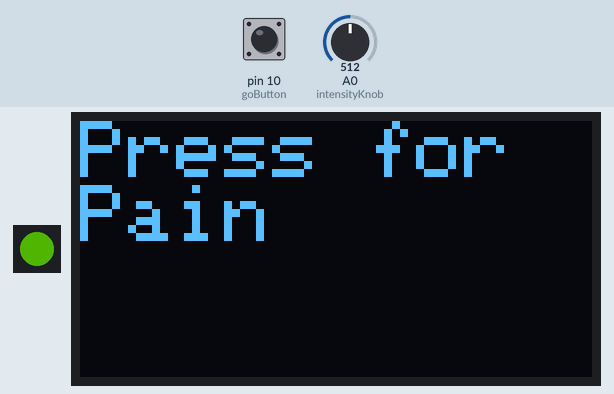
The sketch below on a simulated Arduino Uno, built with avr-gcc and run on an emulated ATmega328P. Shown: 1 RGB LEDs in strip order, left to right, 128×64 one-colour display. The inputs (shaded band) are chosen by the test bench; at power-on: A0 (intensityKnob) = 512, pin 10 (goButton) HIGH. Dim RGB values are drawn brighter than linear; random numbers use the default seed unless the sketch sets one.

Above: at 1.2 s.
1.3 s: A0 (intensityKnob) set to 499
At 2.5 s:
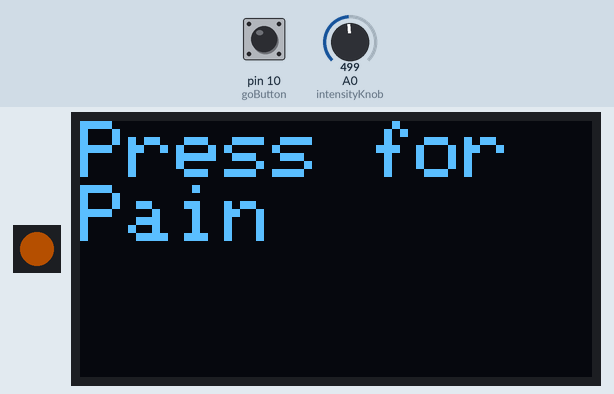
2.8 s: pin 10 (goButton) pulled LOW for 0.15 s
At 3.7 s:
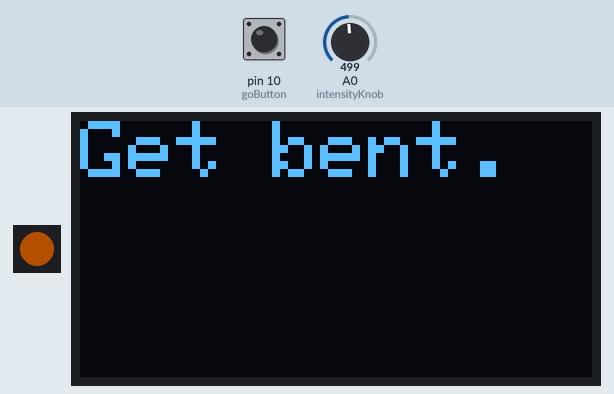
4.4 s: A0 (intensityKnob) set to 511
At 5.1 s:
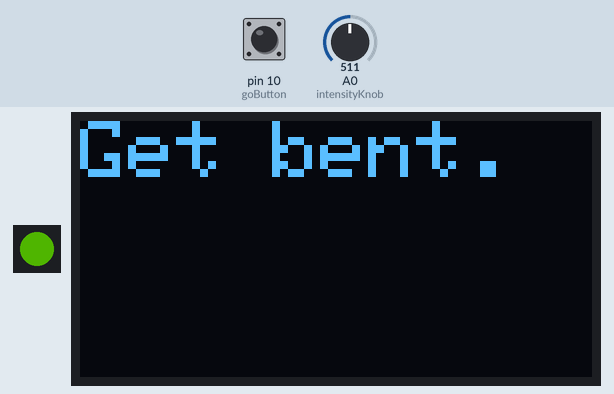
5.9 s: pin 10 (goButton) pulled LOW for 1 s
At 6.2 s:
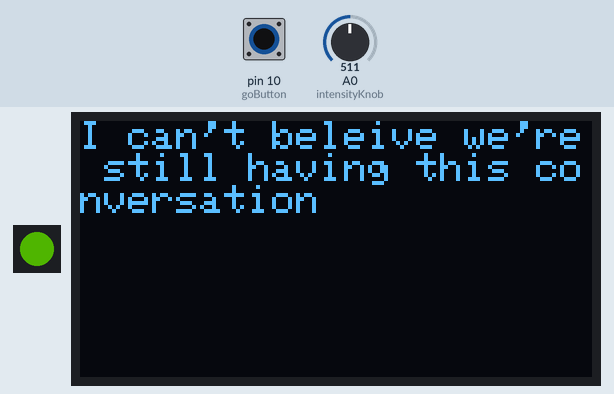
8.4 s: pin 10 (goButton) pulled LOW for 0.15 s
At 9.3 s:
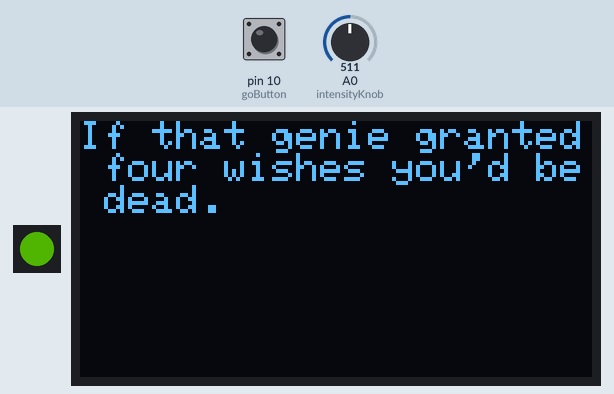
10.0 s: A0 (intensityKnob) set to 306
At 10.6 s:
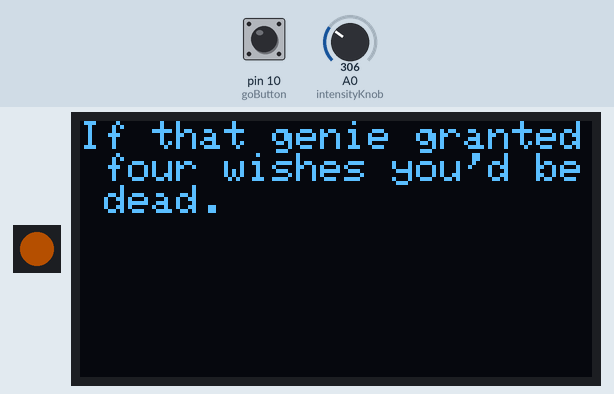
Timing chart, 0 to 12.5 s (numbered marks = the images above; inputs shaded):
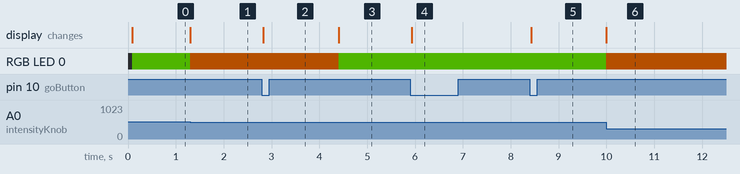

The sketch:

InsultGenerator0-6.ino
```cpp
//Insult Generator
//A terrible project of Jon Hanford
#include <SPI.h>
#include <Wire.h>
#include <Adafruit_GFX.h>
#include <Adafruit_SSD1306.h>
#include <Adafruit_NeoPixel.h>
#ifdef __AVR__
  #include <avr/power.h>
#endif


// Configure the pin connected OLED reset/RST.
// this isn't used, or present, but the thing borks if not defined.
#define OLED_RESET   4

// Configure orientation of the display.
// 0 = none, 1 = 90 degrees clockwise, 2 = 180 degrees, 3 = 270 degrees CW
#define ROTATION     0

// define a buotton
#define goButton  10
#define intensityKnob A0

// Data pin for RGB lamp
#define PIN            6

// How many NeoPixels are attached to the Arduino?
#define NUMPIXELS      1

// default texts for display
#define splash "Press for Pain"
#define error "Something went wrong"


// Create OLED and RGB global.
Adafruit_NeoPixel pixels = Adafruit_NeoPixel(NUMPIXELS, PIN, NEO_GRB + NEO_KHZ800);
Adafruit_SSD1306 display(OLED_RESET);

// define insults
// these are getting loaded into ROM because this is a lot
const char insult_1[] PROGMEM = "You Are Not Smart";
const char insult_2[] PROGMEM = "You Don't Smell Good";
const char insult_3[] PROGMEM = "People Don't Really Like You";
const char insult_4[] PROGMEM = "Your professional work is mediocre at best";
const char insult_5[] PROGMEM = "Your cooking is bland";
const char insult_6[] PROGMEM = "Your mother is so fat her doctor reccomended she limit her caloric intake";
const char insult_7[] PROGMEM = "You aren't bright enough to properly interpret this";
const char insult_8[] PROGMEM = "I wish I weren't being held by you";
const char insult_9[] PROGMEM = "Ugh.";
const char insult_10[] PROGMEM = "Please just stop.";
const char insult_11[] PROGMEM = "You aren't bright enough to properly interpret this.";
const char insult_12[] PROGMEM = "You are impressively dumb";
const char insult_13[] PROGMEM = "Barf factor five.";
const char insult_14[] PROGMEM = "Wow. You turned up the intensity on the machine that insults you. You're a fucking genius.";
const char insult_15[] PROGMEM = "You know, I think they have medication for that now.";
const char insult_16[] PROGMEM = "Perhaps it's best if you came with a warning label.";
const char insult_17[] PROGMEM = "You are a compelling argument against darwin's work.";
const char insult_18[] PROGMEM = "Get bent.";
const char insult_19[] PROGMEM = "lvl 2 insult 19. It's not a mistake. I just was too lazy to bother.";
const char insult_20[] PROGMEM = "Isn't there a one-way space mission you should be on?";
const char insult_21[] PROGMEM = "Facepalm. You again?";
const char insult_22[] PROGMEM = "Holy shit, what's that smell?";
const char insult_23[] PROGMEM = "I'm a robot and you're a waste of MY time.";
const char insult_24[] PROGMEM = "If that genie granted four wishes you'd be dead.";
const char insult_25[] PROGMEM = "For Real? THAT's your face?";
const char insult_26[] PROGMEM = "You're not totally worthless, you have value as a cautionary tale";
const char insult_27[] PROGMEM = "If you don't have anything nice to say - whatever, you suck.";
const char insult_28[] PROGMEM = "Cat Pee Smells Like You";
const char insult_29[] PROGMEM = "You're an emotional cripple, your soul is made of dog shit, and everything about you is ugly. ";
const char insult_30[] PROGMEM = "I can't beleive we're still having this conversation";
const char insult_31[] PROGMEM = "Storytellers will sing songs about your astounding half-wittedness for eons to come.";
const char insult_32[] PROGMEM = "Seriously why the fuck do you keep pressing this button?";
const char insult_33[] PROGMEM = "Fuck you, jackass.";
const char insult_34[] PROGMEM = "You're so creepy a search warrant will be issued for your crawl space.";
const char insult_35[] PROGMEM = "You're pheremones smell like taco farts.";
const char insult_36[] PROGMEM = "You're the patient zero of suck.";
const char insult_37[] PROGMEM = "I hope cancer cures you.";
const char insult_38[] PROGMEM = "Other people's parents blame you for their divorce.";
const char insult_39[] PROGMEM = "What's black and white and red all over? I don't know,  I'm distracted by my undying hatred of you.";
const char insult_40[] PROGMEM = "I hope you die on my birthday";


// define default variables for algorithm
int goButtonState = 1;
int lastGoButtonState = 1;
bool needToPaint = false;
int insultIndex = 0;
int indexMin = 1;
int indexMax = 5;
int rawIntensity = 0;
int niceIntensity = 1;
String insultText = error;
int redVal = 0;
int greenVal = 0;
int blueVal = 0;
int insultTextLength = 160;
const char* const insult_table[] PROGMEM = {insult_1,  insult_2,  insult_3,  insult_4, insult_5, insult_6, insult_7, insult_8, insult_9, insult_10, insult_11, insult_12, insult_13, insult_14, insult_15, insult_16, insult_17, insult_18, insult_19, insult_20, insult_21, insult_22, insult_23, insult_24, insult_25, insult_26, insult_27, insult_28, insult_29, insult_30, insult_31, insult_32, insult_33, insult_34, insult_35, insult_36, insult_37, insult_38, insult_39, insult_40};
char buffer[168];

void setup()   {
  pixels.begin(); // This initializes the NeoPixel library.
  // Set Insult delivery button as defined above with 10k pullup
  pinMode(goButton, INPUT_PULLUP);
  // Setup the OLED display with internal high voltage generation
  display.begin(SSD1306_SWITCHCAPVCC, 0x3C);

  // Clear the display.
  display.clearDisplay();
  display.display();

  // Set rotation.
  display.setRotation(ROTATION);

  // Set text size and color and initialize
  display.setTextSize(2);
  display.setTextColor(WHITE);
  display.println(splash);
  display.display();
}
void displayLoop(){
  // check if the display needs to be updated and run the loop if so
  if ( needToPaint == true ){
    paintInsults();
  }
}
void lightLoop(){
  // this really should have been "case" but eh. who cares
  // check the intensity level, set RGB value appropriate
  if (niceIntensity == 0){
    redVal = 0;
    greenVal = 0;
    blueVal = 0;
  }
    if (niceIntensity == 1){
    redVal = 0;
    greenVal = 64;
    blueVal = 0;
  }
    if (niceIntensity == 2){
    redVal = 28;
    greenVal = 64;
    blueVal = 0;
  }
  if (niceIntensity == 3){
    redVal = 64;
    greenVal = 28;
    blueVal = 0;
  }
    if (niceIntensity == 4){
    redVal = 64;
    greenVal = 0;
    blueVal = 0;
  }
  // lol left the FOR loop from the adafruit code even tho we usin one
    for(int i=0;i<NUMPIXELS;i++){

    // pixels.Color takes RGB values, from 0,0,0 up to 255,255,255
    pixels.setPixelColor(i, pixels.Color(greenVal,redVal,blueVal)); // takes the RGB (actually GRB) color from above

    pixels.show(); // This sends the updated pixel color to the hardware.
}
}

void loop() {
   goButtonState = digitalRead(goButton);
   // read knob and derive 1-4 intensity factor
   rawIntensity = analogRead(intensityKnob);
   if (rawIntensity >= 767){
    niceIntensity = 4;
   }
   else if (rawIntensity >= 511){
    niceIntensity = 3;
   }
   else if (rawIntensity >= 256){
    niceIntensity = 2;
   } else {
    niceIntensity = 1;
   }
   // if the state of the button is differnet than last go
   if ( goButtonState != lastGoButtonState ){
    // and the state of the button is pressed
    if ( goButtonState == LOW ){
      //pick numbers from the range approps for the intensity level
      if (niceIntensity == 4){
        indexMin = 30;
        indexMax = 40;
      }
      else if (niceIntensity == 3){
        indexMin = 20;
        indexMax = 30;
      }
      else if (niceIntensity == 2){
        indexMin = 10;
        indexMax = 20;
      }

      else if (niceIntensity == 1){
        indexMin = 1;
        indexMax = 10;
      }
      else {
        indexMin = 1;
        indexMax = 40;
      }
      // note we need to write the display
      needToPaint = true;
      // generate a random number within the range
      insultIndex = random(indexMin, indexMax);


    }
    // remember the button state for next go
    lastGoButtonState = goButtonState;
   }
   //make nice the light
   lightLoop();
   //check if display needs doing and do if it does, what?
   displayLoop();
}

void paintInsults(){
  // we check one more time to make sure the screen needs repaint. just in case. enter the loop if so.
  if (needToPaint == true){
    // okay so, this does some stuf I don't fully understand with regard to casting
    // what it DOES do is copy to the BUFFER the string from the array of strings defined in progmem.
    // insultIndex here is a int variable, so define that as anything 1-40 and you get the string above
    // this is way easier than explicity defineing case statements for each dingus insult.
  strcpy_P(buffer, (char*)pgm_read_word(&(insult_table[insultIndex])));
    // copy the buffer to an insultText subvariable to determine length. buffer has set length.
  insultText = buffer;
    // read that length
  insultTextLength = insultText.length();
    // bigger text if under 40 chars
  if (insultTextLength >= 40){
    display.setTextSize(1);
  } else {
    display.setTextSize(2);
  }
  display.clearDisplay();
  display.setCursor(0,0);
  display.println(buffer);
  //display.println(niceIntensity); //uncomment to debug intensity level
  //shit son word wrap would have been nice but that's haaaaaard.
  display.display();
  needToPaint = false;
  }
}
```

Measured:
- the behaviour switches between 511 and 510 on A0 (intensityKnob) (found by bisection; images 0 and 1)
- after the input at 1.3 s, RGB LED 0: RGB(28, 64, 0) → RGB(64, 28, 0) at once
- after the input at 2.8 s, the display: changes at once (image 2)
- after the input at 4.4 s, RGB LED 0: RGB(64, 28, 0) → RGB(28, 64, 0) at once
- after the input at 5.9 s, the display: changes at once (image 4)
- after the input at 8.4 s, the display: changes at once (image 5)
- after the input at 10.0 s, RGB LED 0: RGB(28, 64, 0) → RGB(64, 28, 0) at once
